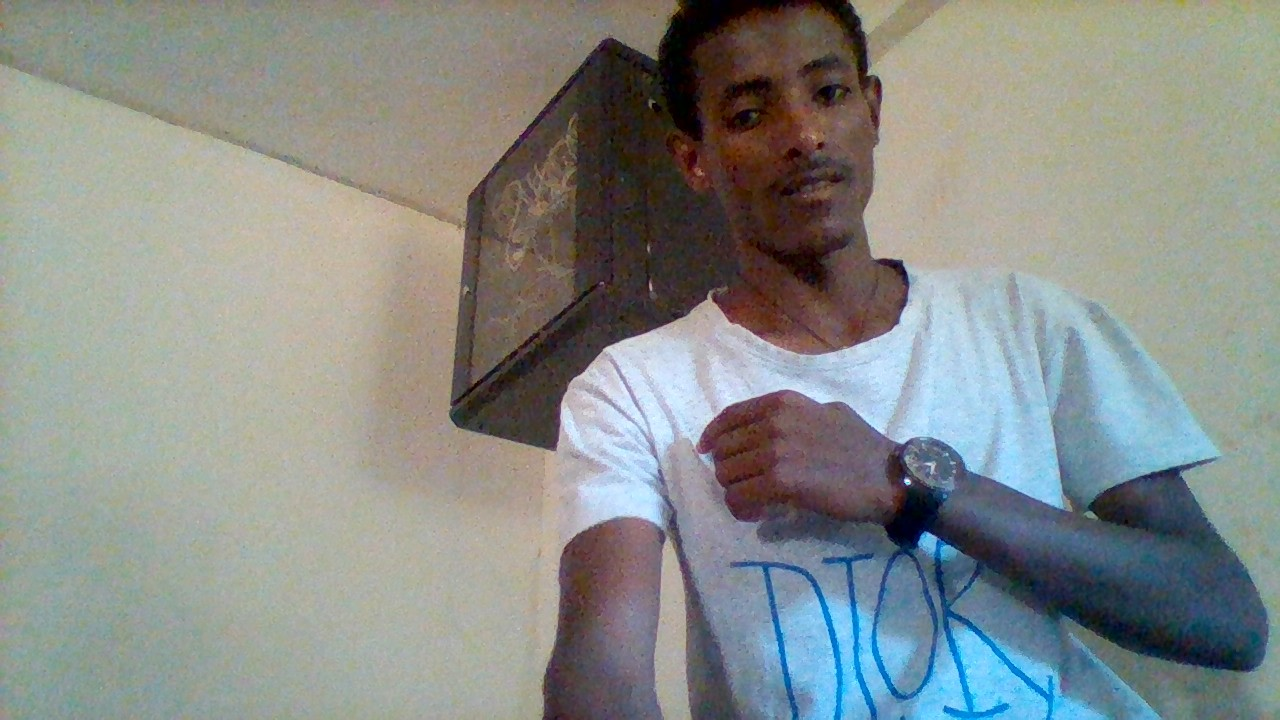
#> input picture andu.jpg, 1280 x 720 px
$ python read.py
#> lines starting #> are read from the running program, lines starting #| are printed output that depends on the picture
import cv2
img =cv2.imread('andu.jpg',0)
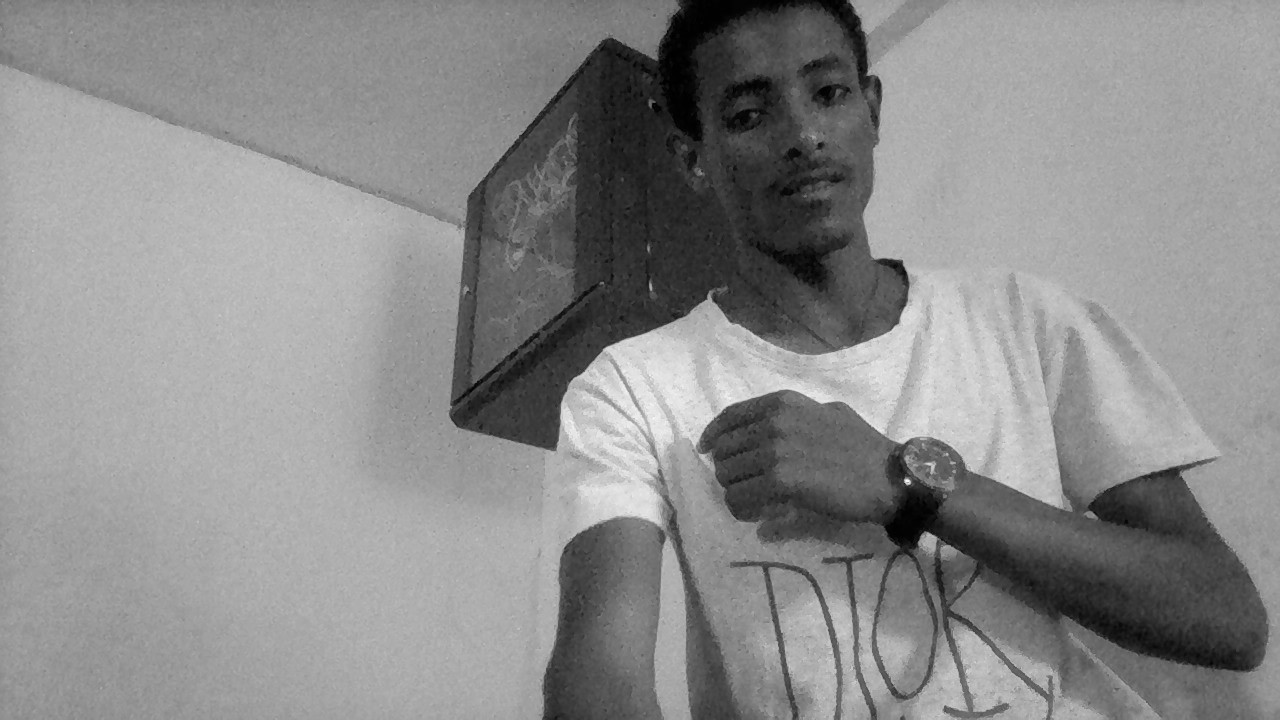
#> img: shape (720, 1280); min 0, max 251, mean 139.1
print(img)
#> (printed output is left out)
cv2.imshow('andu',img)
cv2.waitKey(0)
